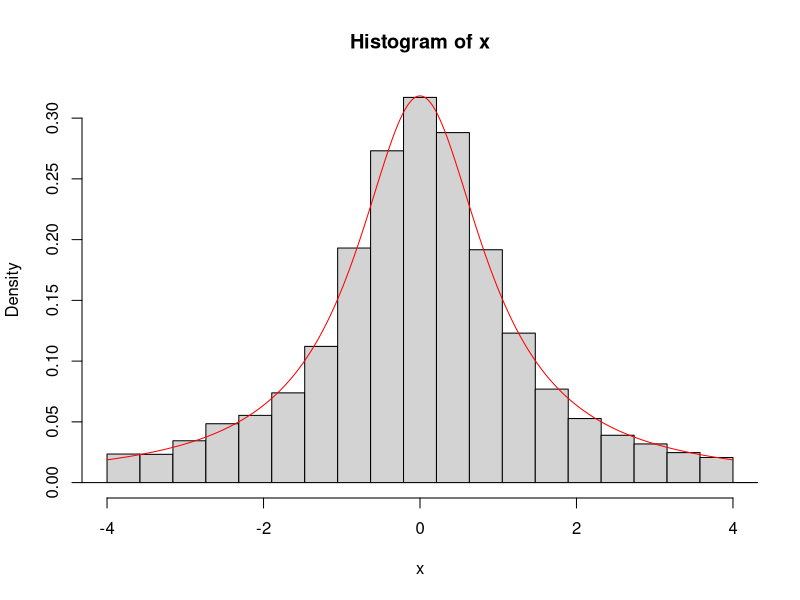
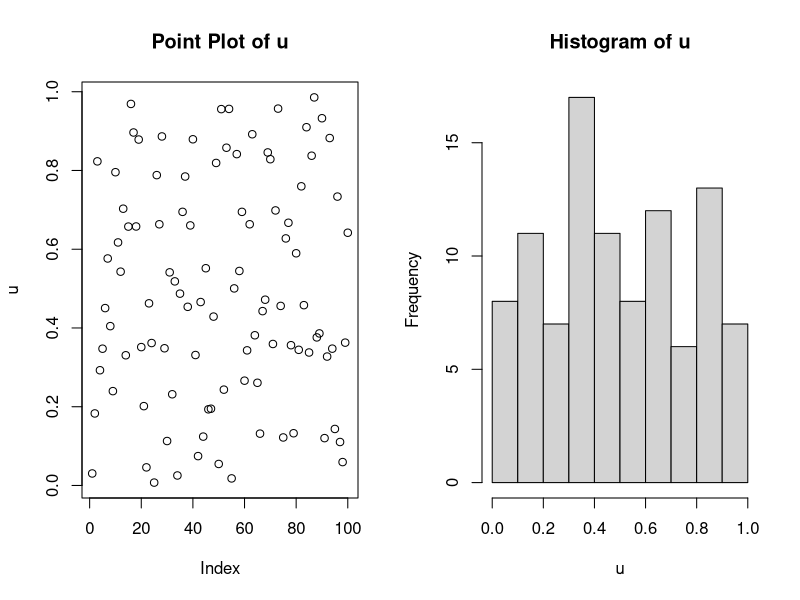

The R source for these figures, in order:
## ---- chunk 1
knitr::opts_chunk$set(echo = TRUE, 
                      message = FALSE, 
                      warning = FALSE, 
                      comment = "") 
myprint <- function(printD, dig = 4)
  data.frame(round(printD, digits = dig)) 
## ---- chunk 2
est_pi <- function(n = 100, pr = 0.95){

  x <- rbinom(n, 1, pi/4)
  m <- mean(x)
  tail <- 1 - (1 - pr)/2
  d <- sd(x) * qnorm(tail)
  
  return(list(est = m, tol = d))
}
## ---- chunk 3
sim100 <- est_pi(100, 0.95)
ci100 <- c(sim100$est - sim100$tol, sim100$est + sim100$tol, pi / 4)
names(ci100) <- c("2.5%", "97.5%", "True pi/4")
ci100
## ---- chunk 4
isInCI <- NULL
for (i in 1:1000) {
  sim <- est_pi()
  isInCI[i] <- ((sim$est - sim$tol) < (pi/4)) && ((pi/4) < (sim$est + sim$tol))
}
sum(isInCI)
## ---- chunk 5
mySim <- function(n){
  u <- runif(n, 0, 1)
  x <- tan(pi * u)
  return(x)
}
## ---- chunk 6
x <- mySim(10000)
hist(x, freq=FALSE, xlim=c(-4, 4),
     breaks=c(min(x),seq(-4, 4, length=20), max(x)))
t = seq(-4, 4, length=500)
lines(t, 1/(pi*(1+t^2)), col="red")
## ---- chunk 7
myPRNG <- function(M = 2^31, a = 2^16 + 3, c = 0, seed, n){
  z <- NULL
  u <- NULL
  
  z[1] <- seed
  for(i in 1:n){
    z[i+1] <- (a * z[i] + c) %% M
    u[i] <- z[i+1] / M #fixing the subscript
  }
  
  return(u)  
}


u <- myPRNG(seed = 999, n = 100)
par(mfrow = c(1,2))
plot(u, main = "Point Plot of u")
hist(u)
